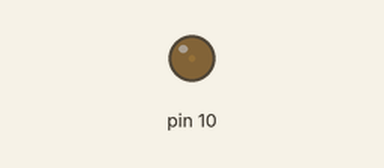
Bench run of a sketch on a simulated Arduino Uno, built with avr-gcc and run on an emulated ATmega328P. On the bench: output pins drawn as LEDs (lit = HIGH).

Above: at 0.05 s.
At 1.15 s:
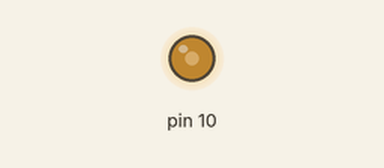
At 2.3 s:
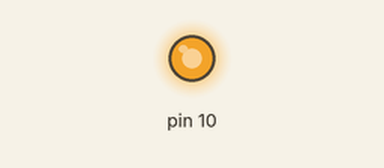
At 4.6 s:
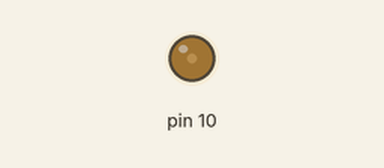
Timing chart, 0 to 6.7 s (numbered marks = the images above):
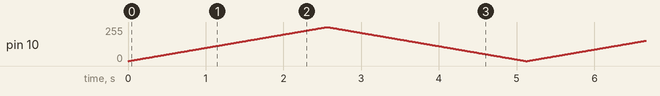

The sketch:

led.ino
```cpp
void setup() {
  // put your setup code here, to run once:

  pinMode(10,OUTPUT);

}

void loop() {
  // put your main code here, to run repeatedly:
  for (int i =0; i < 256; i++){
  analogWrite(10, i);
  delay(10);
  }
  for (int i = 255; i >= 0; --i){
  analogWrite(10, i);
  delay(10);
  }

}
```
